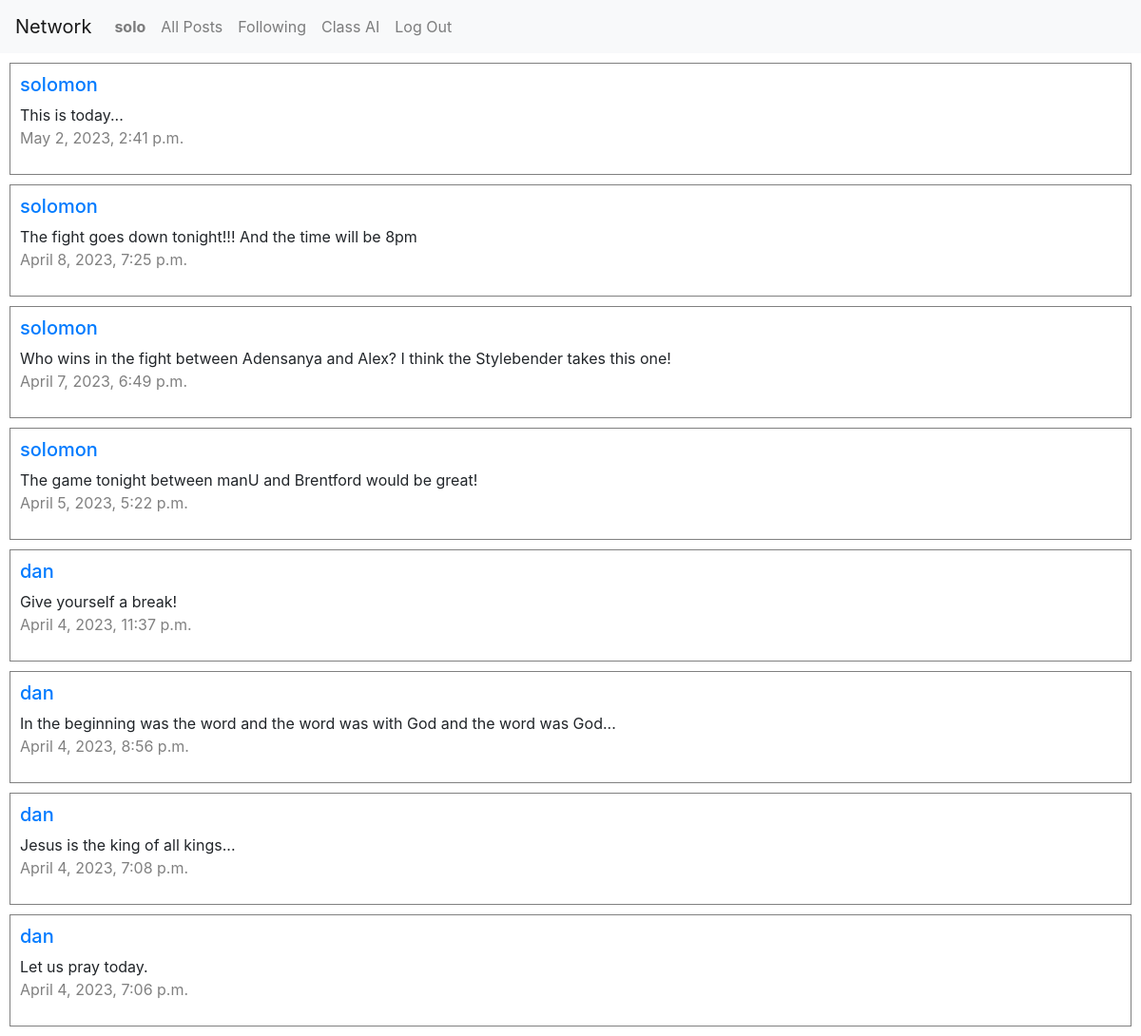
Page /following (signed in) on the committed database.
### network/models.py (models this page shows, shortened)
class User(AbstractUser):
    pass

class Post(models.Model):
    text = models.TextField(default='')
    user = models.ForeignKey(User, on_delete=models.CASCADE)
    created_at = models.DateTimeField(auto_now_add=True)

### network/views.py (the view)
# urls.py: path("following", views.following, name="following"),
def following(request):
    follow_objects = Follow.objects.filter(follower=request.user)
    following_users = []
    for follow_object in follow_objects:
        following_users.append(follow_object.following)
    posts = Post.objects.filter(user__in=following_users).order_by("-created_at")
    return render(request, "network/following.html", {"posts": posts})

### network/templates/network/following.html (shortened to what this page needs)
{% extends "network/layout.html"%}
{% load static %}
{% block body %}
{% for post in posts %}
<div id="new-posts">
    <a href="{% url 'profile' post.user.pk %}"><h5>{{post.user}}</h5></a>
    {{post.text}}
    <p class="date">{{post.created_at}}</p>
</div>
{% endfor %}
{% endblock %}

### network/templates/network/layout.html (shortened to what this page needs)
{% load static %}
<!DOCTYPE html>
<html lang="en">
    <head>
        <link rel="stylesheet" href="https://stackpath.bootstrapcdn.com/bootstrap/4.4.1/css/bootstrap.min.css">
        <link href="{% static 'network/styles.css' %}" rel="stylesheet">
    </head>
    <body>
        <nav class="navbar navbar-expand-lg navbar-light bg-light">
            <a class="navbar-brand" href="#">Network</a>
            <div>
              <ul class="navbar-nav mr-auto">
                {% if user.is_authenticated %}
                    <li class="nav-item">
                        <a class="nav-link" href="{% url 'profile' user.pk %}"><strong>{{ user.username }}</strong></a>
                    </li>
                {% endif %}
                <li class="nav-item">
                  <a class="nav-link" href="{% url 'index' %}">All Posts</a>
                </li>
                {% if user.is_authenticated %}
                    <li class="nav-item">
                        <a class="nav-link" href="{% url 'following' %}">Following</a>
                    </li>
                    <li class="nav-item">
                        <a class="nav-link" href="{% url 'class_ai' %}">Class AI</a>
                    </li>
                    <li class="nav-item">
                        <a class="nav-link" href="{% url 'logout' %}">Log Out</a>
                    </li>
                {% endif %}
              </ul>
            </div>
          </nav>
        <div class="body">
            {% block body %}
            {% endblock %}
        </div>
    </body>
</html>

### network/static/network/styles.css (style rules this page uses)
#new-posts { padding :10px; margin: 10px; border: 1px solid grey; }
.date { color: grey; }

### rows in the picture
User: username "solo"
Post: user "solomon", text "This is today...", created_at "May 2, 2023, 2:41 p.m."
Post: user "solomon", text "The fight goes down tonight!!! And the time will be 8pm", created_at "April 8, 2023, 7:25 p.m."
Post: user "solomon", text "Who wins in the fight between Adensanya and Alex? I think the Stylebender takes this one!", created_at "April 7, 2023, 6:49 p.m."
Post: user "solomon", text "The game tonight between manU and Brentford would be great!", created_at "April 5, 2023, 5:22 p.m."
Post: user "dan", text "Give yourself a break!", created_at "April 4, 2023, 11:37 p.m."
Post: user "dan", text "In the beginning was the word and the word was with God and the word was God...", created_at "April 4, 2023, 8:56 p.m."
Post: user "dan", text "Jesus is the king of all kings...", created_at "April 4, 2023, 7:08 p.m."
Post: user "dan", text "Let us pray today.", created_at "April 4, 2023, 7:06 p.m."
